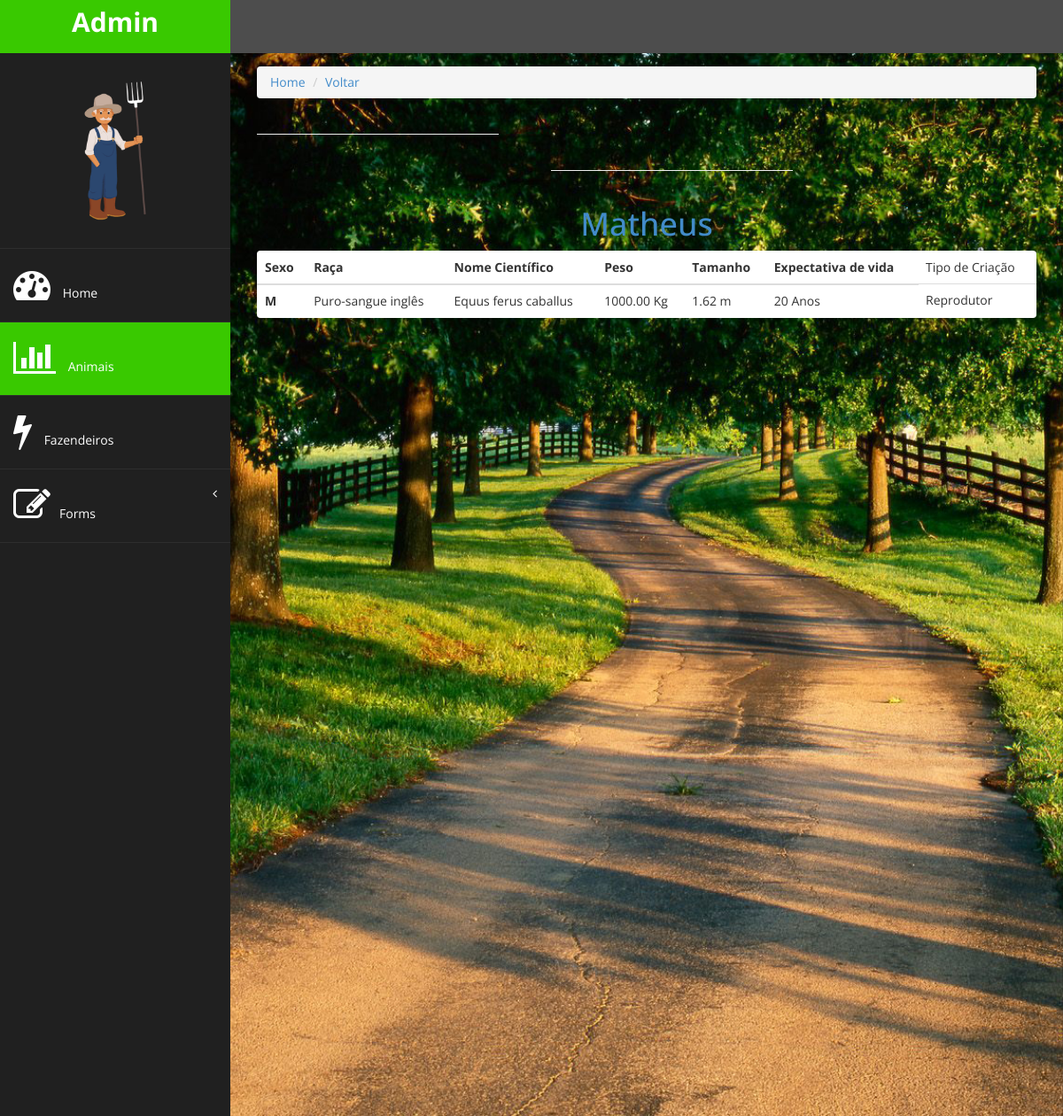
Before: /gestao/animais/1/ with the older database file.
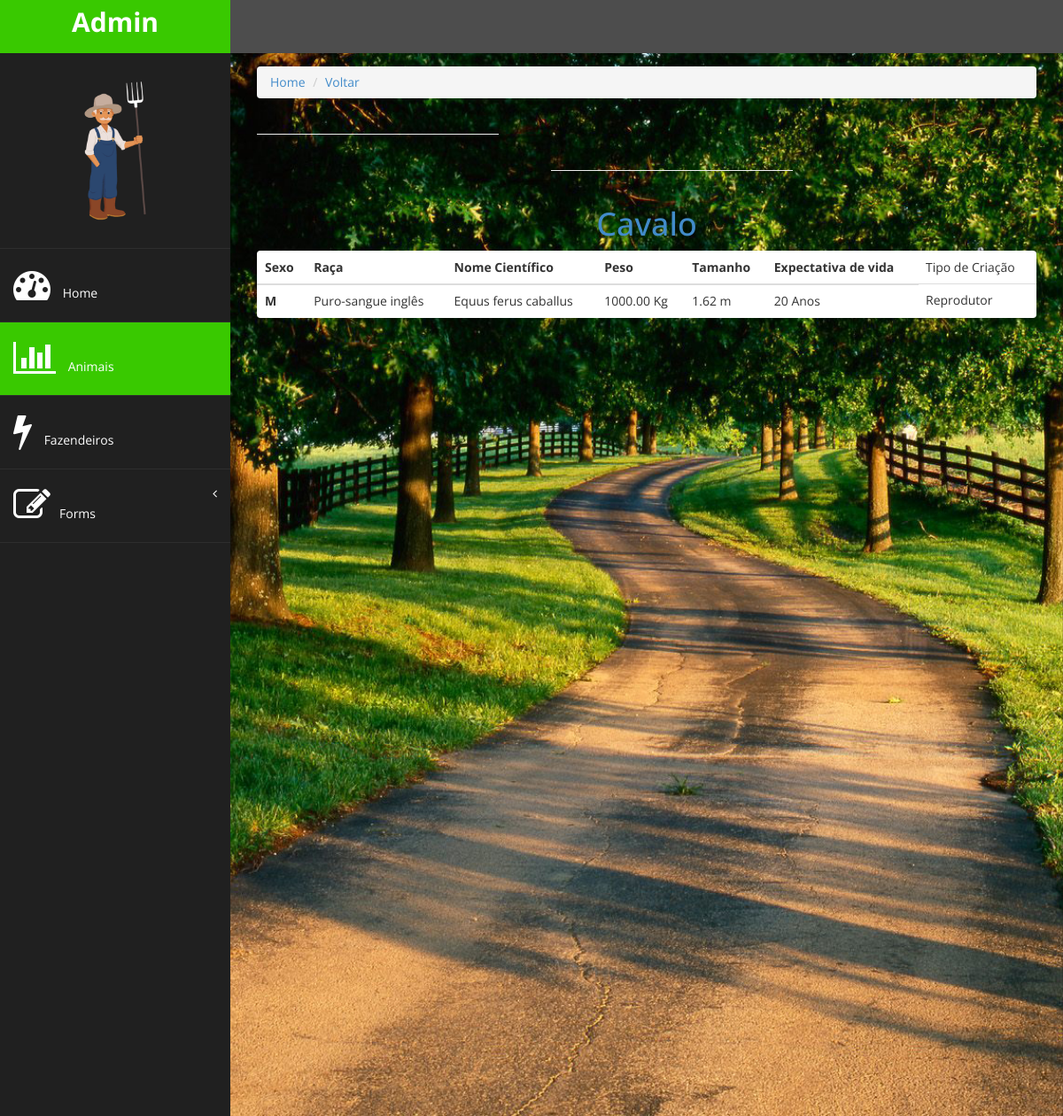
After: the same page with the newer database file.
### gestao/models.py (models this page shows)
class Animal(models.Model):
      nome = models.CharField(max_length=20)
      sexo = models.CharField(max_length=1, choices=[('M','Macho'),('F','Fêmea')])
      raca = models.CharField(max_length=20, verbose_name='Raça')
      cientifico = models.CharField(max_length=20, verbose_name='Nome Científico')
      peso = models.DecimalField(max_digits=6, decimal_places=2)
      tamanho = models.DecimalField(max_digits=5,decimal_places=2)
      expectativa = models.IntegerField(verbose_name='Expectativa de Vida')
      tipo_criacao = models.CharField(max_length=10, choices=[('Abate','Abate'),('Reprodutor','Reprodutor')])

### gestao/views.py (the view)
# urls.py: path('animais/<int:animal_id>/', views.animal_show),
def animal_show(request, animal_id):
      animal = Animal.objects.get(id=animal_id)
      return render(request, 'animal/show.html', {'animal':animal})

### gestao/templates/animal/show.html
{% extends 'base.html' %}
{% block active-animais %}
active-menu
{% endblock %}
{% block conteudo %}
<div class="row">
      <div class="col-md-12">
            <ol class="breadcrumb">
                  <li><a href="/gestao/">Home</a></li>
                  <li><a href="/gestao/animais">Voltar</a></li>
            </ol>
      </div>
</div>
<div class="row">
      <div class="col-md-4">
            <hr class="featurette-divider">
      </div>
      <div class="col-md-4 espacamento-linha">
            <hr class="featurette-divider">
      </div>
</div>
<div class="row">
      <div class="col-md-12">
            <h1 id="nome-animal"><a target="_blank" href="https://www.google.com/search?ei=DAFEXKayDcLZ5OUP-72D0AE&q={{animal.nome}}+{{animal.raca}}">{{animal.nome}}</a></h1>
            <table class="table panel">
                  <thead>
                        <tr>
                              <th>Sexo</th>
                              <th>Raça</th>
                              <th>Nome Científico</th>
                              <th>Peso</th>
                              <th>Tamanho</th>
                              <th>Expectativa de vida</th>
                              <td>Tipo de Criação</td>
                        </tr>
                  </thead>
                  <tbody>
                        <tr>
                              <th>{{animal.sexo}}</th>
                              <td>{{animal.raca}}</td>
                              <td>{{animal.cientifico}}</td>
                              <td>{{animal.peso}} Kg</td>
                              <td>{{animal.tamanho}} m</td>
                              <td>{{animal.expectativa}} Anos</td>
                              <td>{{animal.tipo_criacao}}</td>
                        </tr>
                  </tbody>
            </table>
      </div>
</div>
{% endblock %}

Changed rows visible on the page:
changed Animal "Puro-sangue inglês": nome "Matheus" → "Cavalo"
